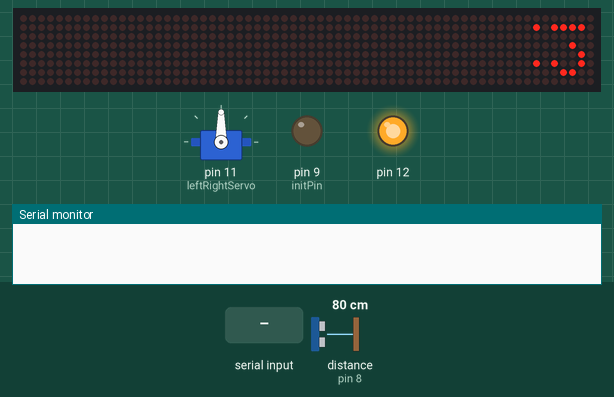
Simulated run of this sketch. Board: Arduino Uno, built with avr-gcc and run on an emulated ATmega328P. Shown: servo, 64×8 LED matrix, output pins drawn as LEDs (lit = HIGH), the last lines printed to the serial monitor. The test bench sets the inputs (shaded band); at power-on: distance to the obstacle (sensor on pin 8) 80 cm. The echo pulse lasts 58.3 µs per cm.

Above: at 1.2 s.
1.3 s: "2\n" received over the second serial link
At 1.56 s:
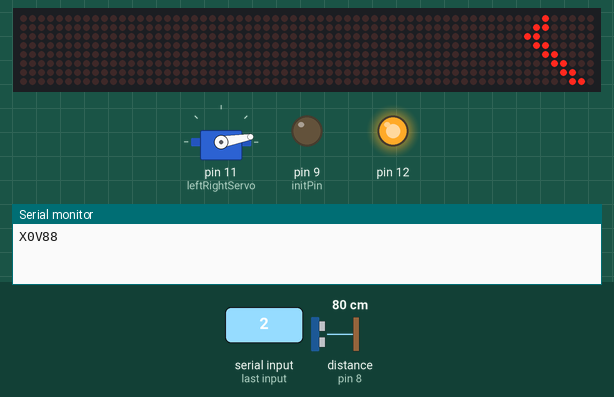
3.3 s: distance to the obstacle (sensor on pin 8) set to 74 cm
5.3 s: distance to the obstacle (sensor on pin 8) set to 68 cm
At 6.7 s:
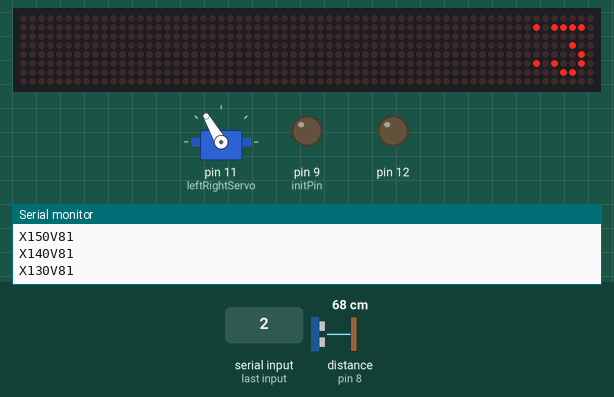
8.3 s: distance to the obstacle (sensor on pin 8) set to 120 cm
At 9.59 s:
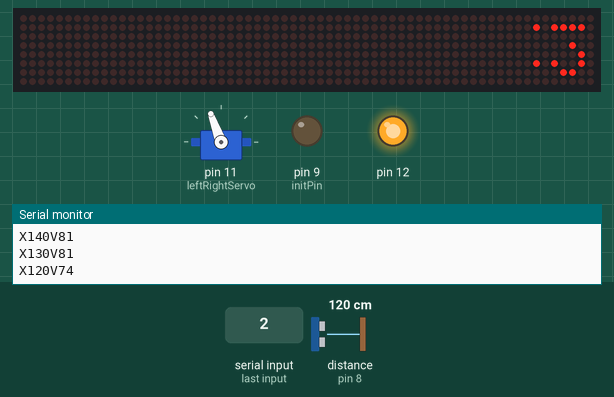
11.3 s: distance to the obstacle (sensor on pin 8) set to 2 cm
At 13.1 s:
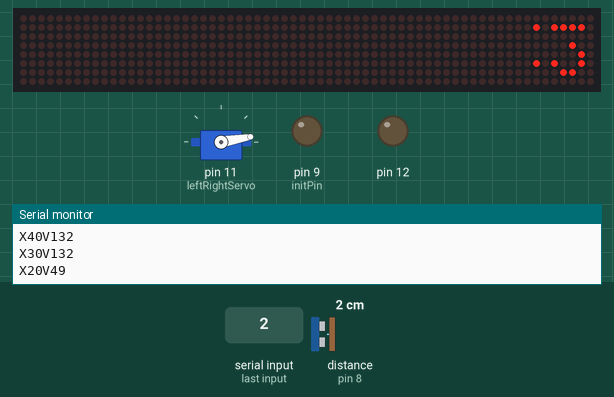
Timing chart, 0 to 15.3 s (numbered marks = the images above; inputs shaded):
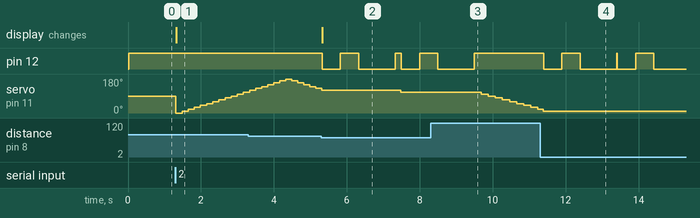

The sketch:

ihome.ino
```cpp
#include<SoftwareSerial.h>
#include <LedControl.h>
#include <Servo.h>


//value ......
int DIN = 5;
int CS =  6;
int CLK = 7;
char value = 0;
//.....
int leftRightPos = 0;         // set a variable to store the servo position
int index = 0;                // the index of the current reading
int total = 0;                // the total of all readings
int average = 0;              // the average
int echoPin = 8;              // the SRF05's echo pin
int initPin = 9;              // the SRF05's init pin
unsigned long pulseTime = 0;  // variable for reading the pulse
unsigned long distance = 0;   // variable for storing distance
const int numReadings = 10;   // set a variable for the number of readings to take


Servo leftRightServo;
SoftwareSerial alfha(2,3);
LedControl lc = LedControl(DIN,CLK,CS,0);

void setup(){
   leftRightServo.attach(11);
   pinMode(initPin, OUTPUT);
   pinMode(echoPin, INPUT);
   pinMode(12,OUTPUT);

   Serial.begin(9600);
   alfha.begin(9600);
   alfha.println(" Start");

   lc.shutdown(0,false);
   lc.setIntensity(0,8);
   lc.clearDisplay(0);

   byte w[8] ={0x00,0x5E,0x00,0x04,0x02,0x52,0x0C,0x00};
   printByte(w);
   digitalWrite(12,1);
}
void loop() {

   byte on[8] =         {0x08,0x14,0x2A,0xDD,0xDD,0x2A,0x14,0x08,};
   byte off[8] =        {0x08,0x14,0x22,0xC1,0xC1,0x22,0x14,0x08,};
   byte secure[8] =     {0x20,0x60,0xC0,0x60,0x30,0x18,0x0C,0x06,};
   byte not_secure[8] = {0x83,0xC2,0x66,0x18,0x18,0x24,0x67,0xC1,};
   byte omg[8] =        {0x00,0x5E,0x00,0x04,0x02,0x52,0x0C,0x00};

   if(alfha.available() > 0){
   value = alfha.read();
   alfha.print(value);
   alfha.print("\n");

   //off lamp clicked on application do this !
   if(value == '1'){
        lc.clearDisplay(0);
        digitalWrite(12,0);
        printByte(on);
   }
   //on lamp clicked off application do this !
   else if(value == '0'){
        lc.clearDisplay(0);
        digitalWrite(12,1);
        printByte(off);
      }


   //not-secure butten clicked on application do this !
   else if(value == '2'){

        lc.clearDisplay(0);
        digitalWrite(12,1);
        printByte(secure);

   do{
   for(leftRightPos = 0; leftRightPos < 180; leftRightPos+=10) {  // going left to right.
      leftRightServo.write(leftRightPos);

      for (index = 0; index<=numReadings;index++) {            // take x number of readings from the sensor and average them
        digitalWrite(initPin, LOW);
        delayMicroseconds(50);
        digitalWrite(initPin, HIGH);                           // send signal
        delayMicroseconds(50);                                 // wait 50 microseconds for it to return
        digitalWrite(initPin, LOW);                            // close signal

        pulseTime = pulseIn(echoPin, HIGH);                    // calculate time for signal to return
        distance = pulseTime/58;                               // convert to centimetres
        total = total + distance;                              // update total

        if(total <= 70){
          lc.clearDisplay(0);
          printByte(omg);
          digitalWrite(12,0);
          delay(500);
          digitalWrite(12,1);
          delay(500);
          digitalWrite(12,0);
          delay(1000);
          digitalWrite(12,1);

        }
        delay(10);
      }

    average = total/numReadings;                               // create average reading

    if (index >= numReadings)  {                               // reset the counts when at the last item of the array
      index = 0;
      total = 0;
    }
    Serial.print("X");                                         // print leading X to mark the following value as degrees
    Serial.print(leftRightPos);                                // current servo position
    Serial.print("V");                                         // preceeding character to separate values
    Serial.println(average);                                   // average of sensor readings
  }

  /*
  start going right to left after we got to 180 degrees
  same code as above
  */
  for(leftRightPos = 180; leftRightPos > 0; leftRightPos-=10) {// going right to left
    leftRightServo.write(leftRightPos);

    for (index = 0; index<=numReadings;index++) {
      digitalWrite(initPin, LOW);
      delayMicroseconds(50);
      digitalWrite(initPin, HIGH);
      delayMicroseconds(50);
      digitalWrite(initPin, LOW);

      pulseTime = pulseIn(echoPin, HIGH);
      distance = pulseTime/58;
      total = total + distance;

      if(total <= 70){
         lc.clearDisplay(0);
         printByte(omg);
         digitalWrite(12,0);
         delay(500);
         digitalWrite(12,1);
         delay(500);
         digitalWrite(12,0);
         delay(1000);
         digitalWrite(12,1);

        }
      delay(10);
     }
    average = total/numReadings;
    if (index >= numReadings)  {
      index = 0;
      total = 0;
     }
    Serial.print("X");
    Serial.print(leftRightPos);
    Serial.print("V");
    Serial.println(average);
     }
      value = alfha.read();
    } while(value != '3');
    printByte(not_secure);
   }
   //secure butten clicked on application do this !
   else if(value == '3')
   {
     lc.clearDisplay(0);
     digitalWrite(12,1);
     printByte(not_secure);
   }
  }
}

   //just setting
void printByte(byte character [])
{
  int i = 0;
  for(i=0;i<8;i++)
  {
    lc.setRow(0,i,character[i]);
  }
}
```

Measured:
- the behaviour switches between 71 and 70 cm on distance to the obstacle (sensor on pin 8) (found by bisection; images 1 and 2)
- after the input at 1.3 s, servo on pin 11 (leftRightServo): 90° → 0° at once, → 10° 0.17 s later, → 20° 0.17 s later, → 30° 0.17 s later, … (12 changes in this stretch); the display: changes at once (image 1)
- after the input at 5.3 s, pin 12: goes LOW 0.50 s, HIGH 0.50 s, LOW 1.0 s, HIGH 0.17 s, LOW 0.50 s, then HIGH, starting at once; the display: changes at once (image 2)
- after the input at 8.3 s, pin 12: goes on until 9.5 s, then stays HIGH
- after the input at 11.3 s, pin 12: goes LOW 0.50 s, HIGH 0.50 s, LOW 1.0 s, HIGH 0.02 s, LOW 0.50 s, HIGH 0.50 s, then LOW, starting after 0.10 s
